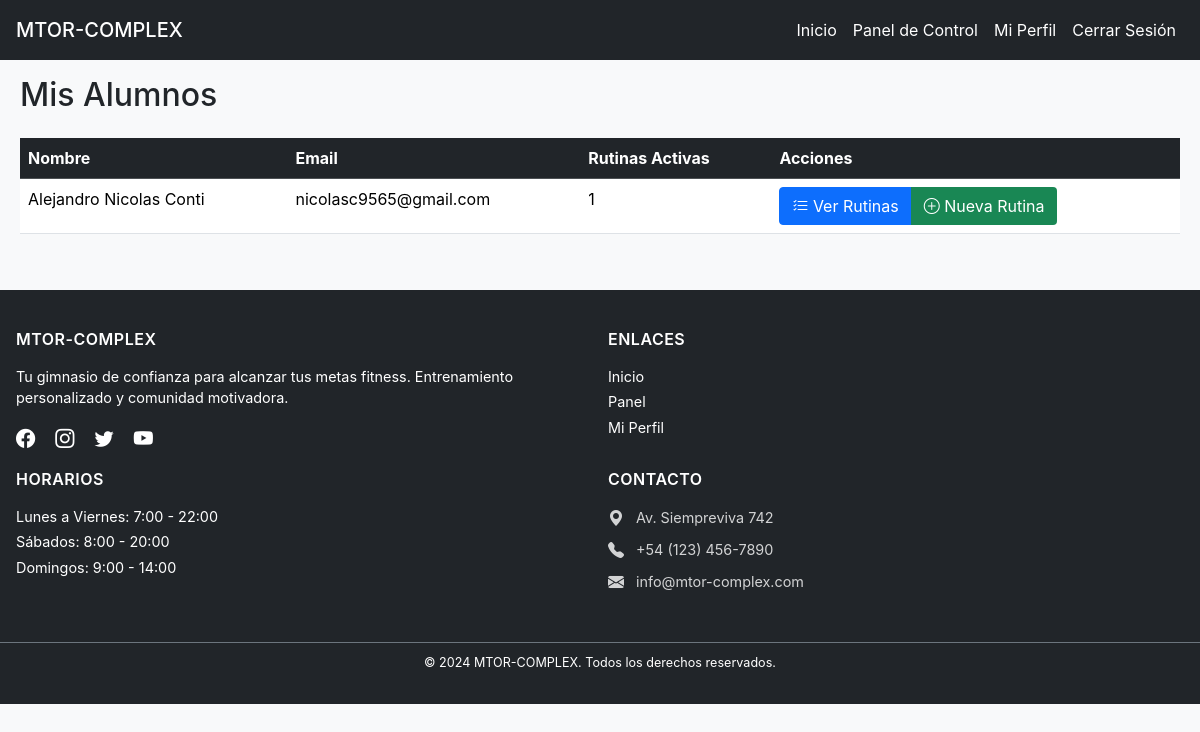
/gimnasio/profesor/alumnos/ (signed in), run on the app's committed database.
### gimnasio/models.py (models this page shows, shortened)
class Alumno(models.Model):
    usuario = models.OneToOneField(User, on_delete=models.CASCADE)
    nombre = models.CharField(max_length=100)
    edad = models.IntegerField()
    altura = models.FloatField(help_text='Altura en centímetros')
    peso = models.FloatField(help_text='Peso en kilogramos')
    fecha_registro = models.DateTimeField(auto_now_add=True)
    activo = models.BooleanField(default=True)
    profesor = models.ForeignKey(
        User,
        on_delete=models.SET_NULL,
        null=True,
        blank=True,
        related_name='alumnos_asignados'
    )
    dias_asistencia = models.ManyToManyField(DiaAsistencia, blank=True)
    class Meta:
        verbose_name = "Alumno"
        verbose_name_plural = "Alumnos"
        ordering = ['nombre']

### gimnasio/views.py (the view)
# urls.py: path('profesor/alumnos/', views.alumnos_profesor, name='alumnos_profesor'),
@login_required
def alumnos_profesor(request):
    if not hasattr(request.user, 'perfil') or not request.user.perfil.es_profesor:
        messages.error(request, 'No tienes permiso para acceder a esta página.')
        return redirect('gimnasio:index')
    alumnos = Alumno.objects.filter(
        rutinas__profesor__id=request.user.id  # Rutinas asignadas por este profesor
    ).distinct().select_related('usuario', 'usuario__perfil')
    context = {
        'alumnos': alumnos,
        'titulo': 'Mis Alumnos'
    }
    return render(request, 'gimnasio/alumnos_profesor.html', context)

### gimnasio/templates/gimnasio/alumnos_profesor.html (shortened to what this page needs)
{% extends 'gimnasio/base.html' %}
{% load static %}
{% block contenido %}
<div class="container">
    <div class="row mb-4">
        <div class="col">
            <h1 class="h2 mb-4">Mis Alumnos</h1>
            {% if alumnos %}
                <div class="table-responsive">
                    <table class="table table-hover">
                        <thead class="table-dark">
                            <tr>
                                <th>Nombre</th>
                                <th>Email</th>
                                <th>Rutinas Activas</th>
                                <th>Acciones</th>
                            </tr>
                        </thead>
                        <tbody>
                            {% for alumno in alumnos %}
                                <tr>
                                    <td>
                                        {{ alumno.usuario.get_full_name|default:alumno.usuario.username }}
                                    </td>
                                    <td>{{ alumno.usuario.email }}</td>
                                    <td>
                                        {{ alumno.rutinas.count }}
                                    </td>
                                    <td>
                                        <div class="btn-group">
                                            <a href="{% url 'gimnasio:gestionar_rutinas_alumno' alumno.id %}"
                                               class="btn btn-sm btn-primary">
                                                <i class="bi bi-list-check"></i> Ver Rutinas
                                            </a>
                                            <a href="{% url 'gimnasio:crear_rutina_alumno' alumno.id %}"
                                               class="btn btn-sm btn-success">
                                                <i class="bi bi-plus-circle"></i> Nueva Rutina
                                            </a>
                                        </div>
                                    </td>
                                </tr>
                            {% endfor %}
                        </tbody>
                    </table>
                </div>
            {% else %}
                <div class="alert alert-info">
                    No tienes alumnos asignados aún.
                </div>
            {% endif %}
        </div>
    </div>
</div>
{% endblock %}

### gimnasio/static/gimnasio/css/styles.css (style rules this page uses)
:root { --primary-color: #0d6efd; --secondary-color: #6c757d; --success-color: #198754; --danger-color: #dc3545; --warning-color: #ffc107; --info-color: #0dcaf0; --light-color: #f8f9fa; --dark-color: #212529; --navbar-height: 60px; --footer-height: auto; }
* { margin: 0; padding: 0; box-sizing: border-box; }
body { margin: 0; padding: 0; min-height: 100vh; font-family: -apple-system, BlinkMacSystemFont, "Segoe UI", Roboto, "Helvetica Neue", Arial, sans-serif; overflow-x: hidden; background-color: var(--light-color); }
.btn, .form-control, .nav-link, .navbar, .dropdown-item, .form-select, .card, .ejercicio-form { transition: none !important; transform: none !important; box-shadow: none !important; }
.container { width: 100%; max-width: 1200px; margin: 0 auto; padding: 1rem; }
.btn { display: inline-block; font-weight: 400; text-align: center; vertical-align: middle; padding: 0.375rem 0.75rem; font-size: 1rem; line-height: 1.5; border-radius: 0.25rem; border: 1px solid transparent; cursor: pointer; text-decoration: none; }
.btn-primary { background-color: var(--primary-color); border-color: var(--primary-color); color: white; }
.row { display: flex; flex-wrap: wrap; margin-right: -0.5rem; margin-left: -0.5rem; }

### data on the page
Alumno: usuario.get_full_name "Alejandro Nicolas Conti", usuario.email "nicolasc9565@gmail.com", rutinas.count "1"
